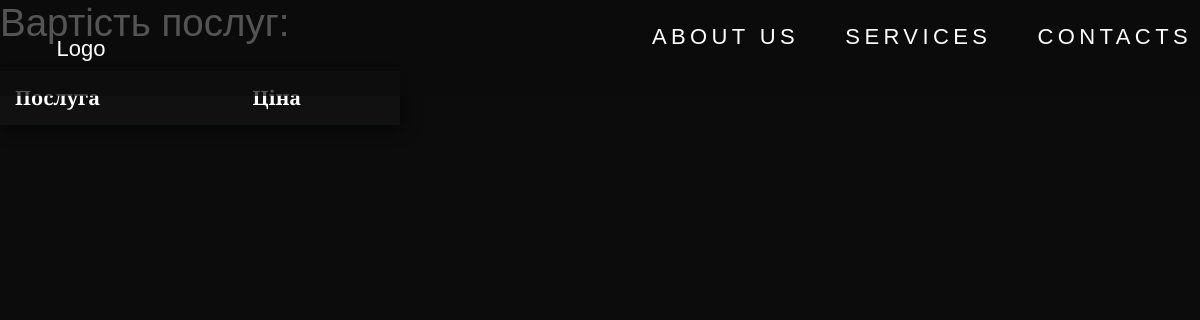
The page /services/facial on the database as committed earlier.
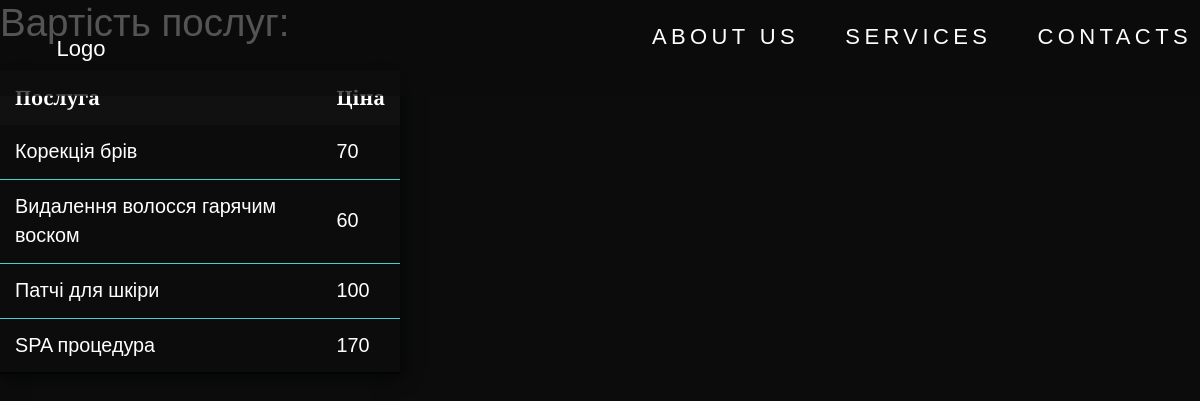
The same page on the database as committed later.
### service/models.py (models this page shows, shortened)
class Facial(models.Model):
    service = models.CharField(max_length=50)
    price = models.IntegerField()
    discount = models.IntegerField()
    class Meta:
        verbose_name = 'Догляд за обличчям'
        verbose_name_plural = 'Догляд за обличчям'

### service/views.py (the view)
# urls.py: path('facial', views.facial, name='facial'),
def facial(request):
    data = Facial.objects.all()
    context = {
        'data': data
    }
    return render(request, 'service/facial.html', context)

### service/templates/service/facial.html
{% extends 'main/base.html' %}
    {% load static %}
    {% block header %}
    <link rel="stylesheet" href="{% static 'service/css/service.css' %}">
    {% endblock %}
    {% block body %}
        <h3>Вартість послуг:</h3>
        <table class="styled-table">
            <thead>
                <tr>
                    <th>Послуга</th>
                    <th>Ціна</th>
                </tr>
            </thead>
            <tbody>
                {% for el in data %}
                    <tr>
                        <td>{{ el.service }}</td>
                        <td>{{el.price}}</td>
                    </tr>
                {% endfor %}
            </tbody>
        </table>
    {% endblock %}

### main/templates/main/base.html (shortened to what this page needs)
{% load static %}
<!DOCTYPE html>
<html lang="en">
<head>
    <link rel="stylesheet" href="https://cdn.jsdelivr.net/npm/bootstrap@5.1.3/dist/css/bootstrap.min.css">
    <link rel="stylesheet" href="{% static 'main/css/main.css' %}">
    {% block header %}{% endblock %}
</head>
<body>
    <section id="header">
        <div class="header container">
            <div class="nav-bar">
                <div class="logo">
                    <a href="{% url 'home' %}">Logo</a>
                </div>
                <div class="nav-list">
                    <ul>
                        <li><a href="#about">About us</a></li>
                        <li><a href="#services">Services</a></li>
                        <li><a href="#contacts">Contacts</a></li>
                    </ul>
                </div>
            </div>
        </div>
    </section>
    {% block body %}{% endblock %}
</body>
</html>

### main/static/main/css/main.css (style rules this page uses)
* { padding:0; margin: 0; box-sizing: border-box; font-family: 'Merriweather', sans-serif; }
html { font-size: 22px; }
body { background-color: #0c0c0d; color: white; }
a { text-decoration: none; color: white; }
.container { min-height: 100vh; width: 100%; display: flex; align-items: center; justify-content: center; }
#header { position: fixed; z-index: 1000; top: 0; left: 0; width: 100vw; height: auto; background-color: rgb(12, 12, 13, 0.7); }
#header .header { min-height: 8vw; }
#header .nav-bar { display: flex; align-items: center; justify-content: space-between; width: 100%; height: 100%; padding: 0 10px; }
#header .nav-list { display: flex; justify-content: center; align-items: center; list-style: none; position: absolute; left: 0; top: 0; width: 150%; overflow-x: hidden; }
#header .nav-list ul a { font-size: 1rem; letter-spacing: .2rem; text-decoration: none; color: white; text-transform: uppercase; padding: 20px; display: block; }
#header .nav-list ul li { display: inline-block; }

### service/static/service/css/service.css (style rules this page uses)
* { padding:0; margin: 0; box-sizing: border-box; font-family: 'Merriweather', sans-serif; }
html { font-size: 22px; }
body { background-color: #0c0c0d; color: white; }
a { text-decoration: none; color: white; }
.styled-table { position: relative; width: 0%; border-collapse: collapse; margin: 25px 0; font-size: 0.9em; font-family: sans-serif; min-width: 400px; box-shadow: 0 0 20px rgb(2, 3, 3); }
.styled-table thead tr { background-color: #111111; color: #ffffff; text-align: left; }
.styled-table th, .styled-table td { padding: 12px 15px; }
.styled-table tbody tr { border-bottom: 1px solid mediumturquoise; }
.styled-table tbody tr:last-of-type { border-bottom: 2px solid rgb(2, 3, 3); }

Rows that differ between the two databases and show on the page:
added Facial: service "Корекція брів", price "70"
added Facial: service "Видалення волосся гарячим воском", price "60"
added Facial: service "Патчі для шкіри", price "100"
added Facial: service "SPA процедура", price "170"
